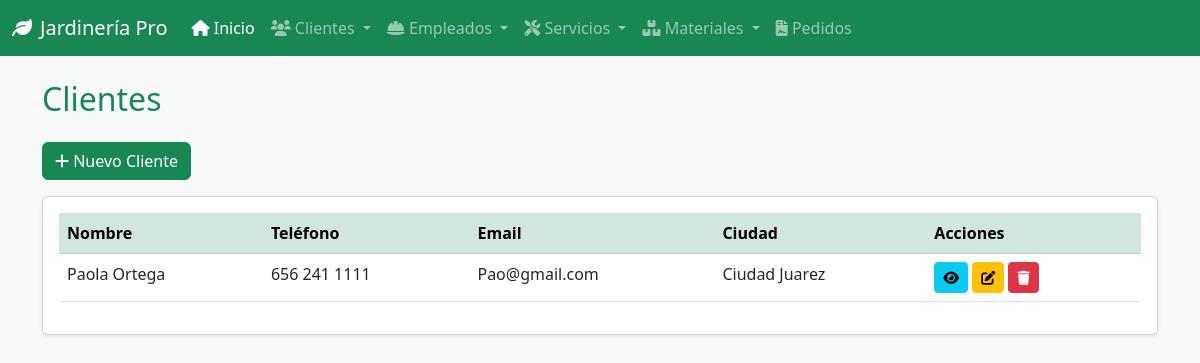
/clientes/, run on the app's committed database.
### gestion/models.py (models this page shows, shortened)
class Cliente(models.Model):
    nombre = models.CharField(max_length=100)
    apellido = models.CharField(max_length=100)
    telefono = models.CharField(max_length=15, unique=True)
    email = models.EmailField(unique=True)
    direccion = models.CharField(max_length=100)
    ciudad = models.CharField(max_length=100)
    codigo_postal = models.CharField(max_length=10)

### gestion/views.py (the view)
# urls.py: path('clientes/', views.ver_clientes, name='ver_clientes'),
def ver_clientes(request):
    clientes = Cliente.objects.all()
    return render(request, 'cliente/ver_clientes.html', {'clientes': clientes})

### templates/cliente/ver_clientes.html
{% extends 'base.html' %}
{% block content %}
<h2 class="mb-4 text-success">Clientes</h2>
<a href="{% url 'agregar_cliente' %}" class="btn btn-success mb-3"><i class="fas fa-plus"></i> Nuevo Cliente</a>
<div class="card p-3 shadow-sm">
    <table class="table table-hover">
        <thead class="table-success">
            <tr>
                <th>Nombre</th>
                <th>Teléfono</th>
                <th>Email</th>
                <th>Ciudad</th>
                <th>Acciones</th>
            </tr>
        </thead>
        <tbody>
            {% for c in clientes %}
            <tr>
                <td>{{ c.nombre }} {{ c.apellido }}</td>
                <td>{{ c.telefono }}</td>
                <td>{{ c.email }}</td>
                <td>{{ c.ciudad }}</td>
                <td>
                    <a href="{% url 'detalle_cliente' c.id %}" class="btn btn-sm btn-info"><i class="fas fa-eye"></i></a>
                    <a href="{% url 'actualizar_cliente' c.id %}" class="btn btn-sm btn-warning"><i class="fas fa-edit"></i></a>
                    <a href="{% url 'borrar_cliente' c.id %}" class="btn btn-sm btn-danger"><i class="fas fa-trash"></i></a>
                </td>
            </tr>
            {% endfor %}
        </tbody>
    </table>
</div>
{% endblock %}

### data on the page
Cliente: nombre "Paola", apellido "Ortega", telefono "656 241 1111", email "Pao@gmail.com", ciudad "Ciudad Juarez"
